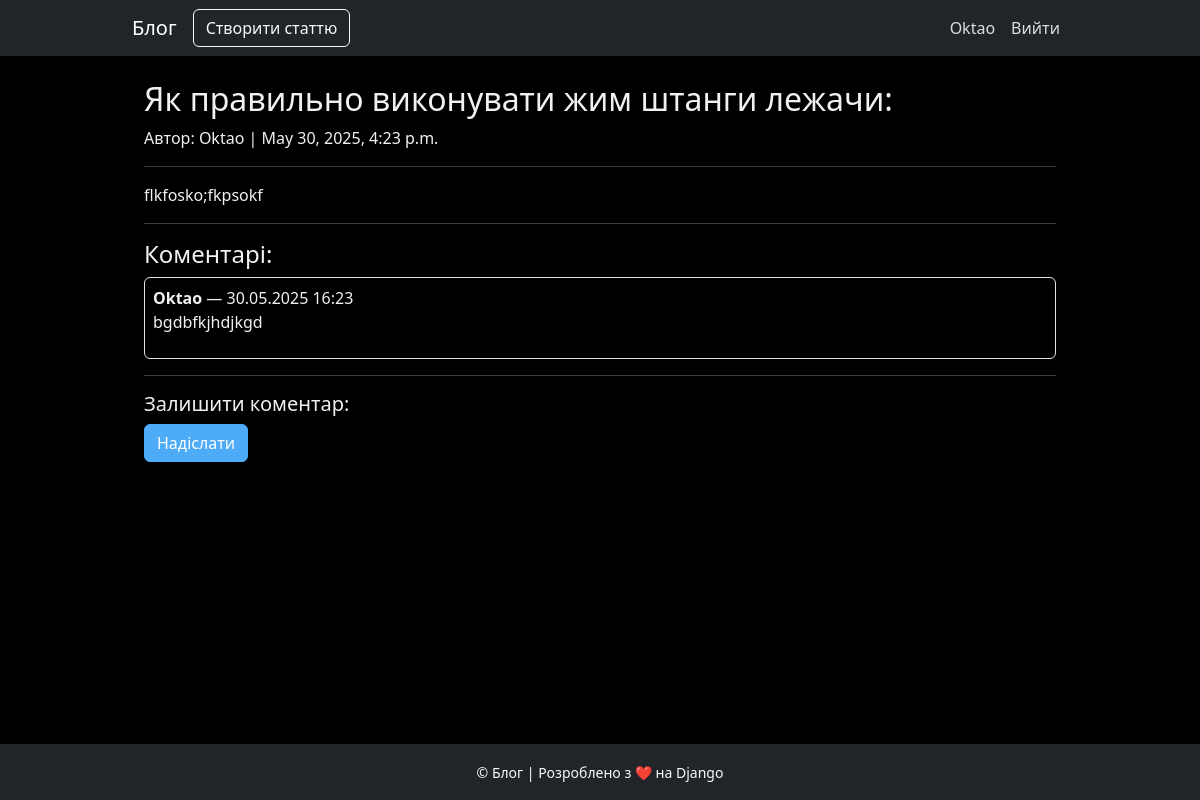
Page /article/4/comment/ (signed in) on the earlier database version.
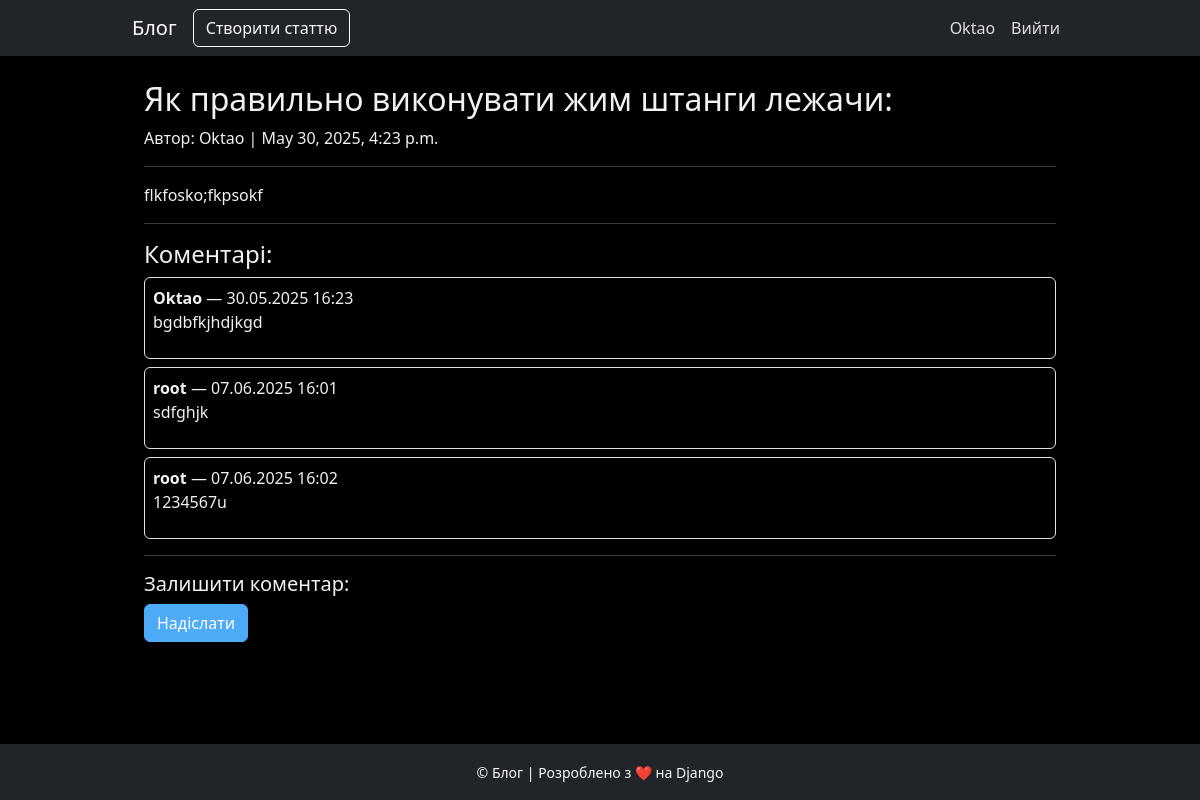
Same page on the later database version.
### core/models.py (models this page shows, shortened)
class User(AbstractUser):
    ROLE_CHOICES = (
        ('user', 'Користувач'),
        ('author', 'Автор'),
        ('admin', 'Адміністратор'),
    )
    role = models.CharField(max_length=10, choices=ROLE_CHOICES, default='user')

class Article(models.Model):
    STATUS_CHOICES = (
        ('draft', 'Чернетка'),
        ('published', 'Опублікована'),
    )
    title = models.CharField(max_length=255)
    content = models.TextField()
    status = models.CharField(max_length=10, choices=STATUS_CHOICES, default='draft')
    author = models.ForeignKey(settings.AUTH_USER_MODEL, on_delete=models.CASCADE, related_name='articles')
    created_at = models.DateTimeField(auto_now_add=True)
    updated_at = models.DateTimeField(auto_now=True)
    category = models.ForeignKey(Category, on_delete=models.SET_NULL, null=True)
    tags = models.ManyToManyField(Tag, blank=True)

class Comment(models.Model):
    article = models.ForeignKey('Article', on_delete=models.CASCADE, related_name='comments')
    user = models.ForeignKey('User', on_delete=models.CASCADE, related_name='comments')
    content = models.TextField()
    created_at = models.DateTimeField(auto_now_add=True)
    is_approved = models.BooleanField(default=True)  # можна модерувати коментарі

### core/views.py (the view)
# urls.py: path('article/<int:article_id>/comment/', views.add_comment, name='add_comment'),
@login_required
def add_comment(request, article_id):
    article = get_object_or_404(Article, id=article_id)
    if request.method == 'POST':
        form = CommentForm(request.POST)
        if form.is_valid():
            comment = form.save(commit=False)
            comment.article = article
            comment.user = request.user
            comment.save()
            return redirect('article_detail', article_id=article.id)
    else:
        form = CommentForm()
    return render(request, 'core/article_detail.html', {
        'article': article,
        'form': form,
    })

### core/templates/core/article_detail.html (shortened to what this page needs)
{% extends "base.html" %}
{% block content %}
<div class="container mt-4">
  <h2>{{ article.title }}</h2>
  <p class="text">Автор: {{ article.author.username }} | {{ article.created_at }}</p>
  <hr>
  <div>
    {{ article.content|linebreaks }}
  </div>
  <hr>
  <h4>Коментарі:</h4>
  {% for comment in article.comments.all %}
    {% if comment.is_approved %}
      <div class="border rounded p-2 mb-2">
        <strong>{{ comment.user.username }}</strong> — {{ comment.created_at|date:"d.m.Y H:i" }}
        <p>{{ comment.content }}</p>
      </div>
    {% endif %}
  {% empty %}
    <p>Ще немає коментарів.</p>
  {% endfor %}
  <hr>
  {% if user.is_authenticated %}
    <h5>Залишити коментар:</h5>
    <form method="post" action="{% url 'add_comment' article.id %}">
      <button type="submit" class="btn btn-primary">Надіслати</button>
    </form>
  {% else %}
    <p>Щоб залишити коментар, будь ласка, <a href="{% url 'login' %}">увійдіть</a>.</p>
  {% endif %}
</div>
{% endblock %}

### core/templates/base.html (shortened to what this page needs)
{% load static %}
<!DOCTYPE html>
<html lang="uk">
<head>
  <link href="https://cdn.jsdelivr.net/npm/bootstrap@5.3.2/dist/css/bootstrap.min.css" rel="stylesheet">
  <link rel="stylesheet" href="{% static 'core/css/style.css' %}">
</head>
<body>
  <nav class="navbar navbar-expand-lg navbar-dark bg-dark">
    <div class="container">
      <a class="navbar-brand" href="{% url 'home' %}">Блог</a>
      {% if user.is_authenticated %}
        <a href="{% url 'article_create' %}" class="btn btn-outline-light">Створити статтю</a>
      {% endif %}
      <div class="collapse navbar-collapse" id="navbarContent">
        <ul class="navbar-nav ms-auto">
          {% if user.is_authenticated %}
            <li class="nav-item"><a class="nav-link" href="">{{ user.username }}</a></li>
            <li class="nav-item"><a class="nav-link" href="{% url 'logout' %}">Вийти</a></li>
          {% else %}
            <li class="nav-item"><a class="nav-link" href="{% url 'login' %}">Увійти</a></li>
            <li class="nav-item"><a class="nav-link" href="{% url 'register' %}">Реєстрація</a></li>
          {% endif %}
        </ul>
      </div>
    </div>
  </nav>
  <main class="container my-4" id="main-block">
    {% block content %}{% endblock %}
  </main>
  <footer class="bg-dark text-light text-center py-3 mt-auto" id="footer">
    <div class="container">
      <small>&copy; {{ now|date:"Y" }} Блог | Розроблено з ❤️ на Django</small>
    </div>
  </footer>
</body>
</html>

### core/static/core/css/style.css (style rules this page uses)
body { background-color: #000; color: #f1f1f1; }
#main-block { padding-bottom: 30px; }
.container { max-width: 960px; }
#footer { position:fixed; bottom:0; width: 100%; }
a { color: #4dabf7; text-decoration: none; }
.btn-primary { background-color: #4dabf7; border-color: #4dabf7; }
.navbar-dark .navbar-nav .nav-link { color: #ddd; }

Differences in the rows shown:
added Comment: user.username "root", created_at "07.06.2025 16:01", content "sdfghjk"
added Comment: user.username "root", created_at "07.06.2025 16:02", content "1234567u"
